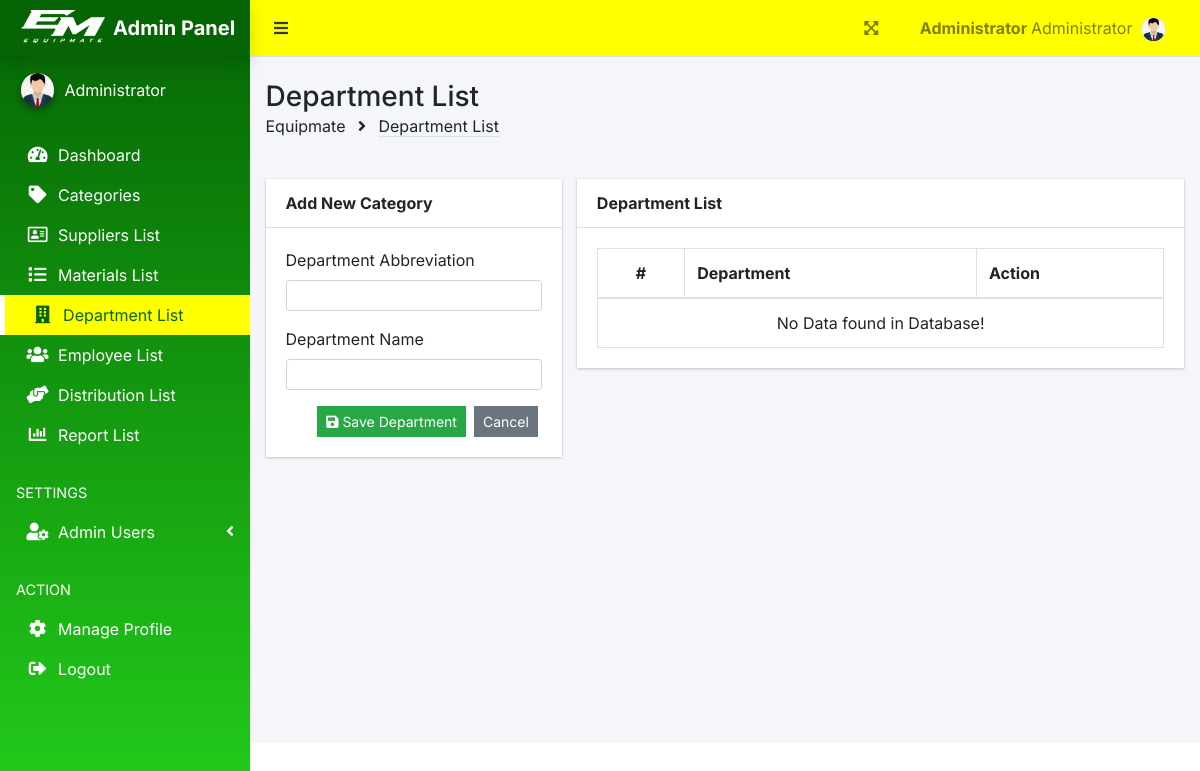
Page /index.php?page=department_list (signed in) on the earlier database version.
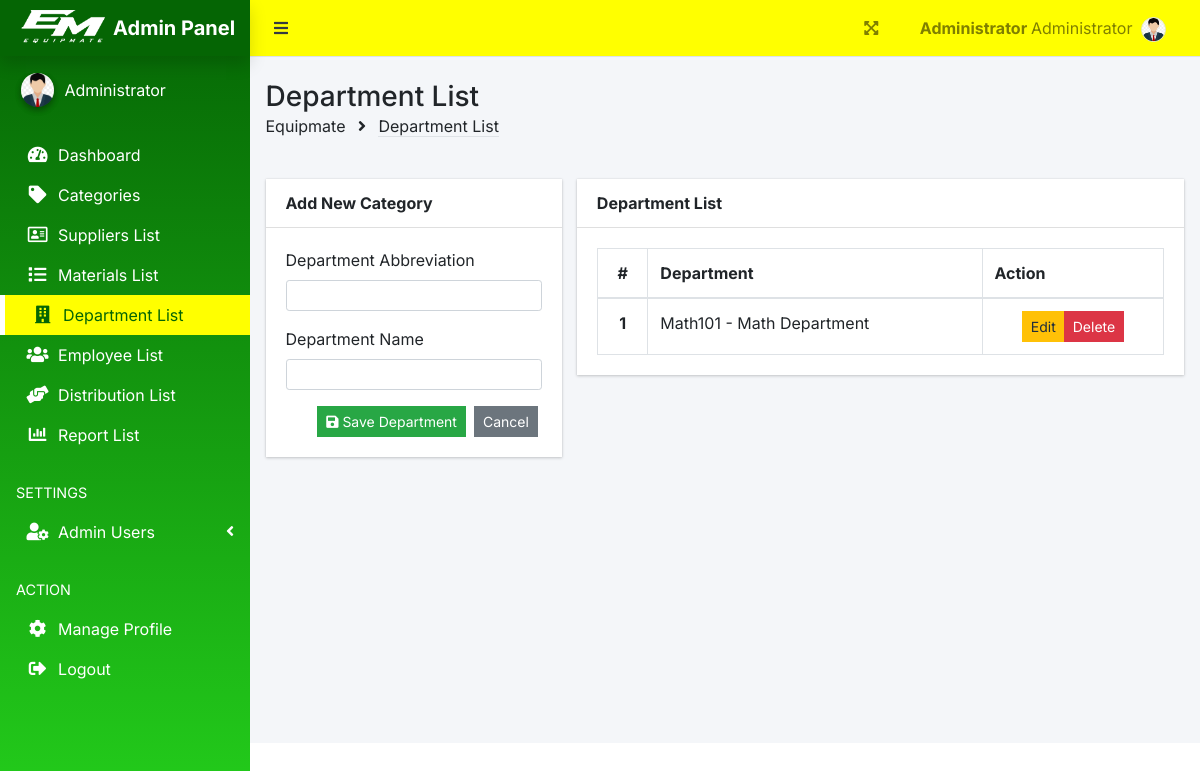
Same page on the later database version.
### tables this page shows
CREATE TABLE `department_list` (
  `d_id` int(11) NOT NULL,
  `department_name` varchar(255) NOT NULL,
  `department_abbrv` varchar(25) NOT NULL,
  `date_added` datetime NOT NULL DEFAULT current_timestamp()
);

### admin/department_list.php (the view, shortened to what this page needs)
<?php include 'db_connect.php' ?>
<div class="row">
  <div class="col-md-4">
    <div class="card">
      <div class="card-header">
        <strong>Add New Category</strong>
      </div>
      <div class="card-body">
        <form action="" id="manage-department">
             <div class="form-group">
            <label for="" class="text-normal font-weight-normal">Department Abbreviation</label>
            <input type="text" name="department_abbrv" class="form-control form-control-sm"
              value="<?php echo isset($department_abbrv) ? $department_abbrv : '' ?>">
          </div>
          <div class="form-group">
            <label for="" class="text-normal font-weight-normal">Department Name</label>
            <input type="text" name="department_name" class="form-control form-control-sm"
              value="<?php echo isset($department_name) ? $department_name : '' ?>">
          </div>
          <div class="d-flex justify-content-end w-100">
            <button class="btn btn-sm btn-success btn-flat mx-1"><i class="fa fa-save"></i> Save Department</button>
            <a href="./index.php?page=department_list" class="btn btn-sm btn-secondary btn-flat mx-1">Cancel</a>
          </div>
        </form>
      </div>
    </div>
  </div>
  <div class="col-md-8">
    <div class="card">
      <div class="card-header">
        <strong>Department List</strong>
      </div>
      <div class="card-body">
        <table class="table table-hover table-bordered" id="list">
          <thead>
            <tr>
              <th class="text-center">#</th>
              <th>Department</th>
              <th>Action</th>
            </tr>
          </thead>
          <tbody>
            <?php
            $i = 1;
            $qry = $conn->query("SELECT * FROM department_list ORDER BY date_added ASC");
            if ($qry->num_rows > 0) {
              while ($row = $qry->fetch_assoc()):
                ?>
                <tr>
                  <th class="text-center"><?php echo $i++ ?></th>
                  <td><?php echo $row['department_abbrv'].' - '.$row['department_name'] ?></td>
                  <td class="text-center">
                    <div class="btn-group">
                      <?php $hashed_link = hash('sha256', $row['d_id']); ?>
                      <a class="btn btn-warning btn-flat btn-sm"
                        href="./index.php?page=edit_department&d_id=<?php echo $hashed_link ?>">Edit</a>
                      <button type="button" class="btn btn-danger btn-flat btn-sm delete-department"
                        data-id="<?php echo $row['d_id'] ?>">
                        Delete
                      </button>
                    </div>
                  </td>
                </tr>
              <?php endwhile;
            } else {
              echo '<tr class="text-center">
              <td colspan="5">No Data found in Database!</td></tr>';
            } ?>
          </tbody>
        </table>
      </div>
    </div>
  </div>
</div>

Differences in the rows shown:
added department_list: department_abbrv "Math101", department_name "Math Department"
Other differences:
text no longer shown: "No Data found in Database!"
